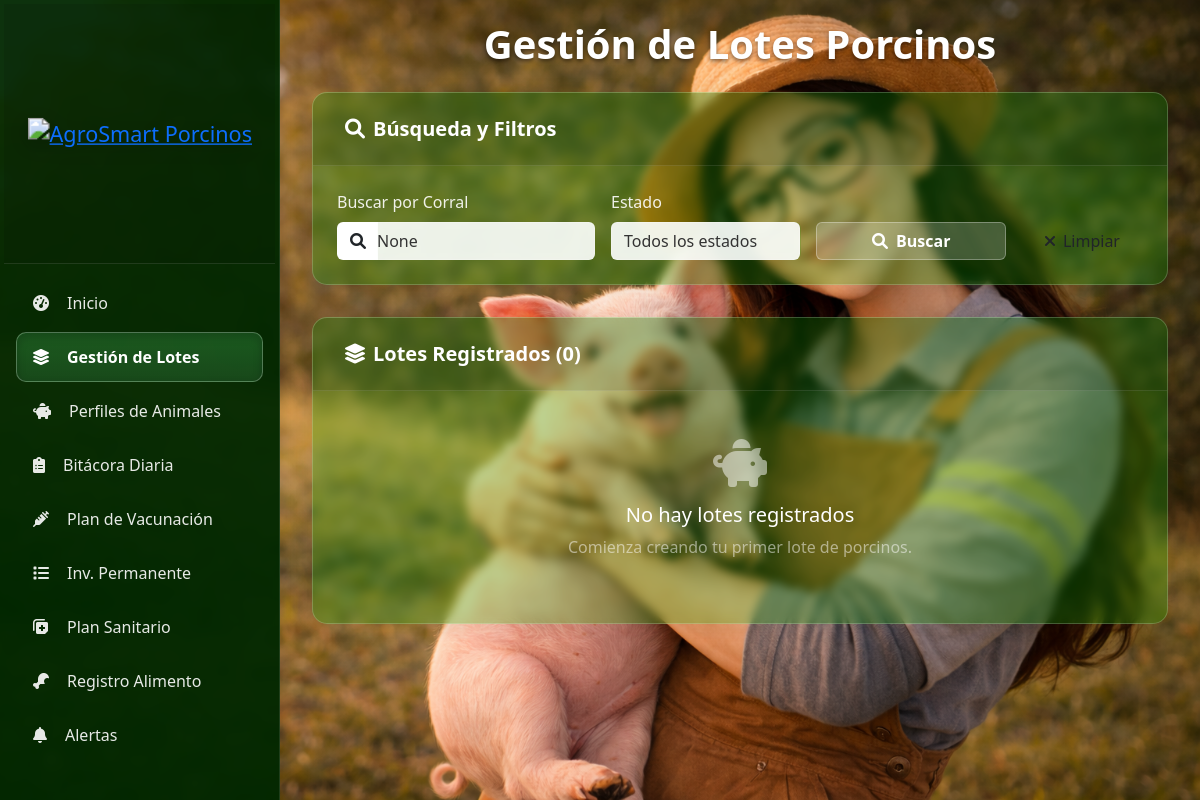
Page /porcinos/lotes/ (signed in) on the earlier database version.
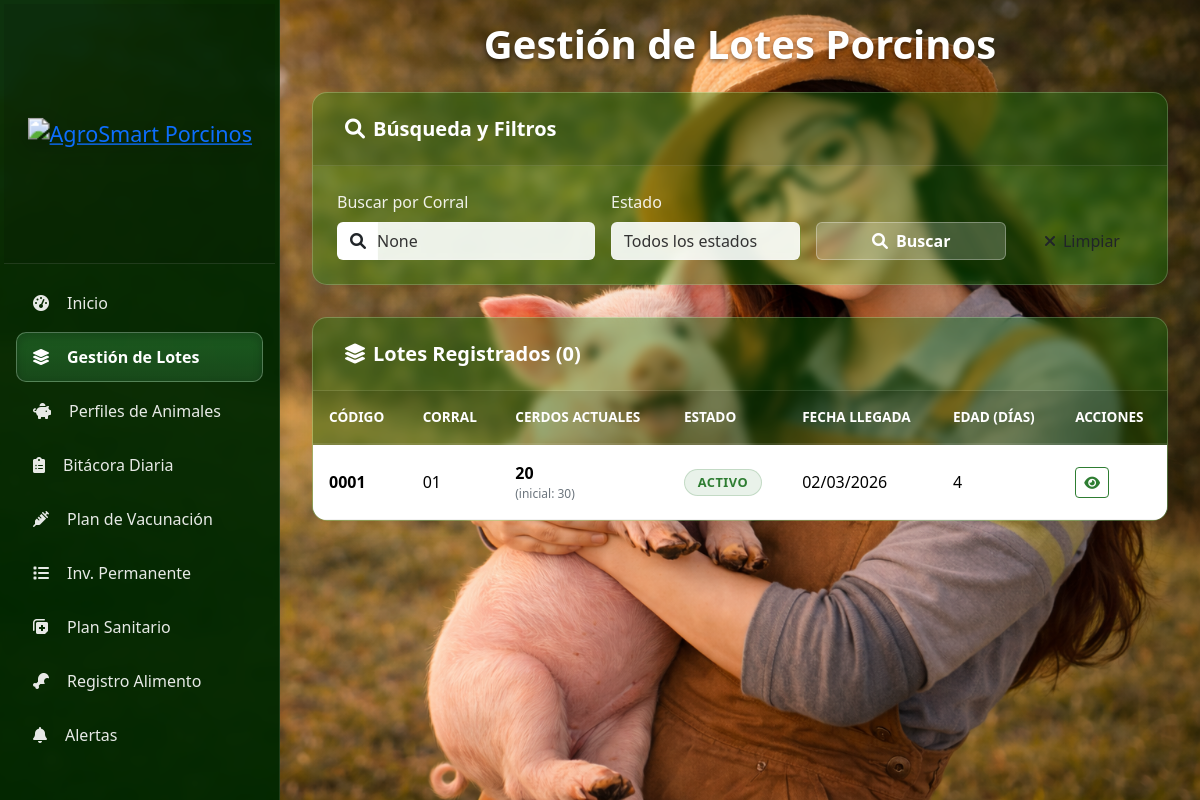
Same page on the later database version.
### apps/porcinos/models.py (models this page shows, shortened)
class LotePorcino(BaseModel):
    ESTADOS = [
        ('activo', 'Activo'),
        ('engorde', 'Engorde'),
        ('vendido', 'Vendido'),
        ('cerrado', 'Cerrado'),
    ]
    codigo = models.CharField(max_length=50, unique=True)
    corral = models.CharField(max_length=100)
    procedencia = models.CharField(max_length=200, blank=True)
    numero_cerdos_inicial = models.PositiveIntegerField()
    numero_cerdos_actual = models.PositiveIntegerField()
    fecha_llegada = models.DateField()
    peso_total_llegada = models.DecimalField(max_digits=10, decimal_places=2, default=0)
    peso_promedio_llegada = models.DecimalField(max_digits=10, decimal_places=2, default=0)
    estado = models.CharField(max_length=20, choices=ESTADOS, default='activo')
    observaciones = models.TextField(blank=True)
    class Meta:
        ordering = ['-fecha_llegada']
        verbose_name = 'Lote de Porcinos'
        verbose_name_plural = 'Lotes de Porcinos'
    @property
    def edad_dias(self):
        return (timezone.now().date() - self.fecha_llegada).days

### apps/porcinos/views.py (the view)
# urls.py: path('lotes/', views.lote_list, name='lote_list'),
@login_required
@role_required(['superusuario', 'admin_porcinos', 'practicante_porcinos', 'veterinario', 'solo_vista'])
def lote_list(request):
    lotes = LotePorcino.objects.filter(is_active=True).order_by('-fecha_llegada')
    estado = request.GET.get('estado')
    corral = request.GET.get('corral')
    if estado:
        lotes = lotes.filter(estado=estado)
    if corral:
        lotes = lotes.filter(corral__icontains=corral)
    paginator = Paginator(lotes, 20)
    page = request.GET.get('page')
    lotes = paginator.get_page(page)
    context = {
        'lotes': lotes,
        'filtros': {
            'estado': estado,
            'corral': corral,
        }
    }
    return render(request, 'porcinos/lote_list.html', context)

### templates/porcinos/lote_list.html (shortened to what the changed rows need)
{% extends 'porcinos/base.html' %}
{% load widget_tweaks %}
{% block content %}
<div class="container-fluid">
    <div class="text-center mb-4">
        <h2 class="text-white fw-bold" style="text-shadow: 0 2px 4px rgba(0,0,0,0.5); font-size: 2.5rem;">
            Gestión de Lotes Porcinos
        </h2>
    </div>
    <div class="unified-dashboard-card">
        <div class="card-body p-0">
            {% if lotes %}
                <div class="table-responsive">
                    <table class="table table-custom mb-0">
                        <thead>
                            <tr>
                                <th>Código</th>
                                <th>Corral</th>
                                <th>Cerdos Actuales</th>
                                <th>Estado</th>
                                <th>Fecha Llegada</th>
                                <th>Edad (días)</th>
                                <th>Acciones</th>
                            </tr>
                        </thead>
                        <tbody>
                            {% for lote in lotes %}
                                <tr>
                                    <td>
                                        <strong>{{ lote.codigo }}</strong>
                                    </td>
                                    <td>{{ lote.corral }}</td>
                                    <td>
                                        <strong>{{ lote.numero_cerdos_actual }}</strong>
                                        <small class="d-block text-muted" style="font-size: 0.75rem;">(inicial: {{ lote.numero_cerdos_inicial }})</small>
                                    </td>
                                    <td>
                                        <span class="badge badge-status bg-{{ lote.estado }}">
                                            {{ lote.get_estado_display }}
                                        </span>
                                    </td>
                                    <td>{{ lote.fecha_llegada|date:"d/m/Y" }}</td>
                                    <td>{{ lote.edad_dias }}</td>
                                    <td>
                                        <div class="btn-group btn-group-sm">
                                            <a href="{% url 'porcinos:lote_detail' lote.pk %}" class="btn btn-outline-action" title="Ver detalles">
                                                <i class="fas fa-eye"></i>
                                            </a>
                                        </div>
                                    </td>
                                </tr>
                            {% endfor %}
                        </tbody>
                    </table>
                </div>
            {% else %}
                <div class="text-center py-5">
                    <i class="fas fa-piggy-bank fa-3x text-white-50 mb-3"></i>
                    <h5 class="text-white">No hay lotes registrados</h5>
                    <p class="text-white-50">Comienza creando tu primer lote de porcinos.</p>
                </div>
            {% endif %}
        </div>
    </div>
</div>
{% endblock %}

Differences in the rows shown:
added LotePorcino: codigo "0001", corral "01", numero_cerdos_actual "20", numero_cerdos_inicial "30", estado "ACTIVO", fecha_llegada "02/03/2026", edad_dias "4"
Other differences:
text no longer shown: "No hay lotes registrados Comienza creando tu primer lote de porcinos."
text now shown: "CÓDIGO CORRAL CERDOS ACTUALES ESTADO FECHA LLEGADA EDAD (DÍAS) ACCIONES"
